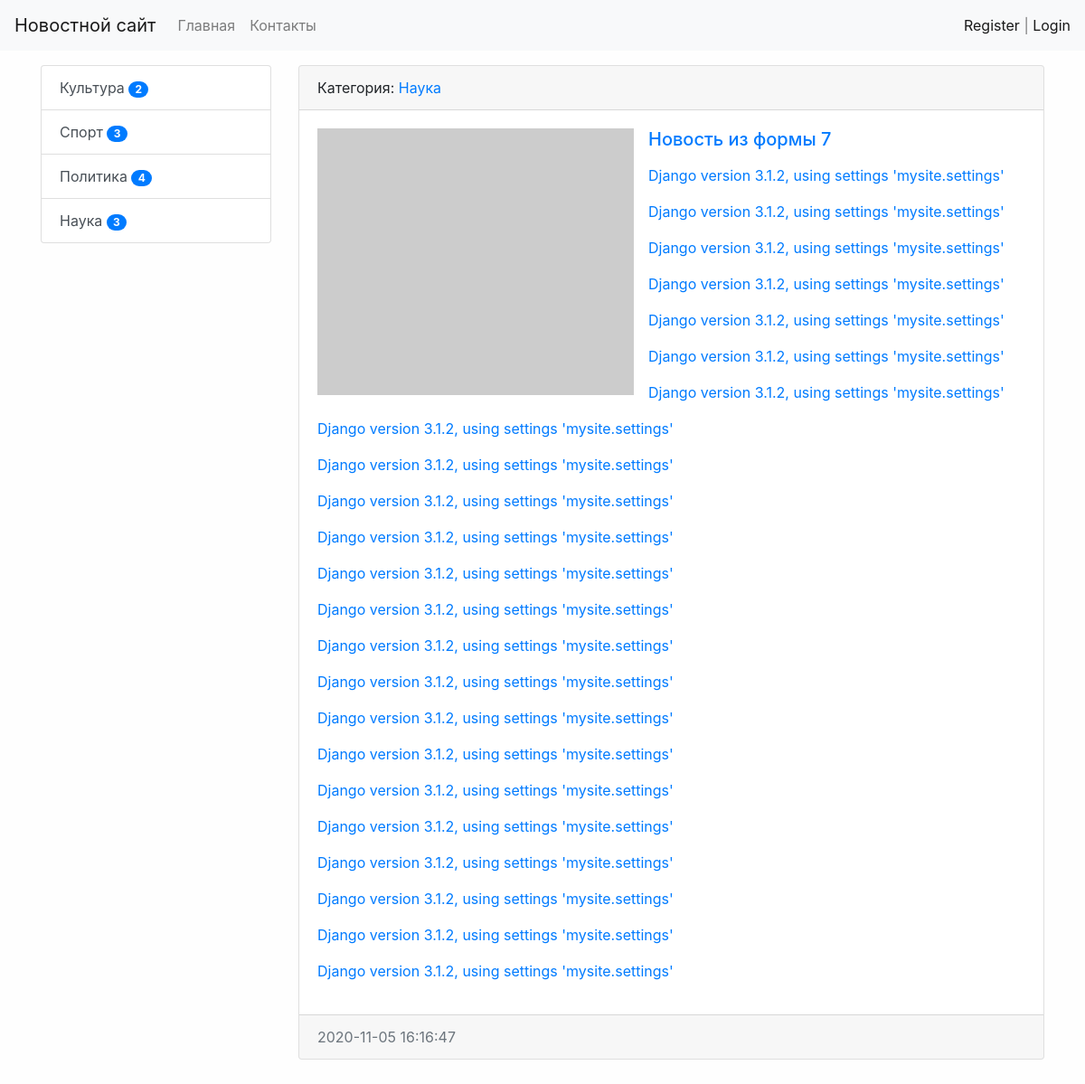
/news/16/, run on an earlier commit of the app's database.
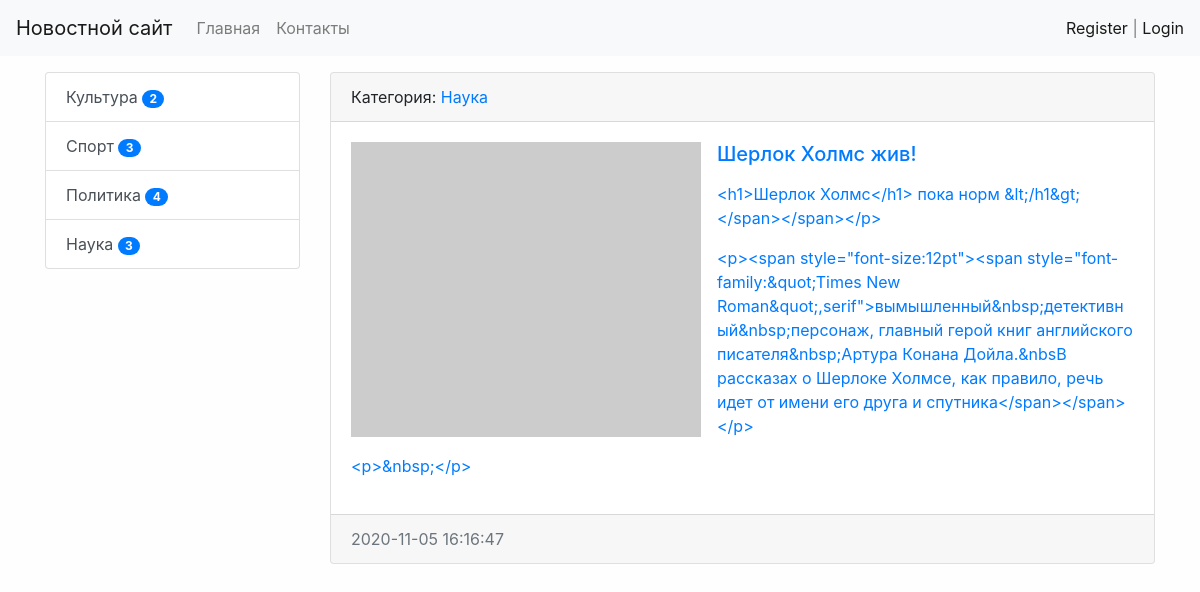
And on a later commit of the database.
### news/models.py (models this page shows, shortened)
class Category(models.Model):
    title = models.CharField(max_length=150, db_index=True, verbose_name='Наименование категории')
    def get_absolute_url(self):
        return reverse('category', kwargs={'category_id': self.pk})
    def __str__(self):
        return self.title
    class Meta:
        verbose_name = 'Категория'
        verbose_name_plural = 'Категории'
        ordering = ['title']

class News(models.Model):
    title = models.CharField(max_length=150, verbose_name='Наименование')
    content = models.TextField(blank=True, verbose_name='Контент')
    created_at = models.DateTimeField(auto_now_add=True, verbose_name='Дата публикации')  # устанавливаются лишь раз
    updated_at = models.DateTimeField(auto_now=True, verbose_name='Обновлено')  # обновляется при каждом редактировании
    photo = models.ImageField(upload_to='photos/%Y/%m/%d/', blank=True, verbose_name='Фото')
    is_published = models.BooleanField(default=True, verbose_name='Опубликовано')
    category = models.ForeignKey('Category', on_delete=models.PROTECT, verbose_name='Категория')
    views = models.IntegerField(default=0)
    class Meta:
        verbose_name = 'Новость'
        verbose_name_plural = 'Новости'
        ordering = ['-created_at']

### news/views.py (the view)
# urls.py: path('news/<int:pk>/', ViewNews.as_view(), name='view_news'),
class ViewNews(DetailView):
    model = News
    context_object_name = 'news_item'

### news/templatetags/news_tags.py (called while the page is built)
@register.inclusion_tag('news/list_categories.html')
def show_categories(arg1='Hello', arg2='world'):
    categories = Category.objects.annotate(cnt=Count('news', filter=F('news__is_published'))).filter(cnt__gt=0)
    return {"categories": categories, "arg1": arg1, "arg2": arg2}

### news/templates/news/news_detail.html (shortened to what this page needs)
{% extends 'base.html' %}
{% block sidebar %}
{% include 'inc/_sidebar.html' %}
{% endblock %}
{% block content %}
<div class="card mb-3">
    <div class="card-header">
        Категория: <a href="{{ news_item.category.get_absolute_url }}"</a>{{ news_item.category }}
    </div>
    <div class="card-body">
            {% if news_item.photo %}
            <img src="{{ news_item.photo.url }}" alt="" width="350" class="float-left mr-3">
            {% else %}
            <img src="https://picsum.photos/id/237/200/300" alt="" width="350" class="float-left mr-3">
            {% endif %}
                <h5 class="card-title">{{ news_item.title }}</h5>
                <p class="card-text">{{ news_item.content|linebreaks }}</p>
        </div>
    <div class="card-footer text-muted">
        {{ news_item.created_at|date:"Y-m-d H:i:s" }}
    </div>
</div>
{% endblock %}

### templates/base.html (shortened to what this page needs)
{% load static %}
<!doctype html>
<html lang="en">
<head>
    <link rel="stylesheet" href="{% static 'bootstrap/css/bootstrap.min.css' %}">
    <link rel="stylesheet" href="{% static '/css/style.css' %}">
</head>
<body>
{% include 'inc/_nav.html' %}
<div class="container mt-3">
    <div class="row">
        <div class="col-md-3">
                    {% block sidebar %}SIDEBAR{% endblock %}
        </div>
        <div class="col-md-9">
            {% block content %}CONTENT{% endblock %}
        </div>
    </div>
</div>
</body>
</html>

### templates/inc/_nav.html (shortened to what this page needs)
<nav class="navbar navbar-expand-lg navbar-light bg-light">
    <a class="navbar-brand" href="{% url 'home' %}">Новостной сайт</a>
    <div class="collapse navbar-collapse" id="navbarSupportedContent">
        <ul class="navbar-nav mr-auto">
            <li class="nav-item"><a class="nav-link" href="{% url 'home' %}">Главная</a></li>
            <li class="nav-item"><a class="nav-link" href="{% url 'contact' %}">Контакты</a></li>
        </ul>
        <span class="navbar-text">
        {% if request.user.is_authenticated %}
        Добро пожаловать, {{user.username}} | <a href="{% url 'logout' %}">Exit</a>
        {% else %}
            <a href="{% url 'register' %}">Register</a> | <a href="{% url 'login' %}">Login</a>
        {% endif %}
        </span>
    </div>
</nav>

### templates/inc/_sidebar.html (shortened to what this page needs)
{% load news_tags %}
{% show_categories %}

### news/templates/news/list_categories.html
<div class="list-group">
    {% for item in categories %}
    <a href="{{ item.get_absolute_url }}" class="list-group-item list-group-item-action">{{ item.title }}
                <span class="badge badge-primary badge-pill">{{ item.cnt }}</span></a>
    {% endfor %}
</div>

### mysite/static/css/style.css (style rules this page uses)
body { background-color: #fefefe; }

What changed in the data, as far as the page shows it:
changed News "Наука": title "Новость из формы 7" → "Шерлок Холмс жив!"; content "Django version 3.1.2, using settings 'mysite.settings' Django version 3.1.2, using settings 'mysite.settings' Django version 3.1.2, using settings 'mysite.settings' Django version 3.1.2, using settings 'mysite.settings' Django version 3.1.2, using settings 'mysite.settings' Django version 3.1.2, using settings 'mysite.settings' Django version 3.1.2, using settings 'mysite.settings' Django version 3.1.2, using settings 'mysite.settings' Django version 3.1.2, using settings 'mysite.settings' Django version 3.1.2, using settings 'mysite.settings' Django version 3.1.2, using settings 'mysite.settings' Django version 3.1.2, using settings 'mysite.settings' Django version 3.1.2, using settings…" → "<h1>Шерлок Холмс</h1> пока норм &lt;/h1&gt;</span></span></p> <p><span style=\"font-size:12pt\"><span style=\"font-family:&quot;Times New Roman&quot;,serif\">вымышленный&nbsp;детективный&nbsp;персонаж, главный герой книг английского писателя&nbsp;Артура Конана Дойла.&nbsВ рассказах о Шерлоке Холмсе, как правило, речь идет от имени его друга и спутника</span></span></p> <p>&nbsp;</p>"
